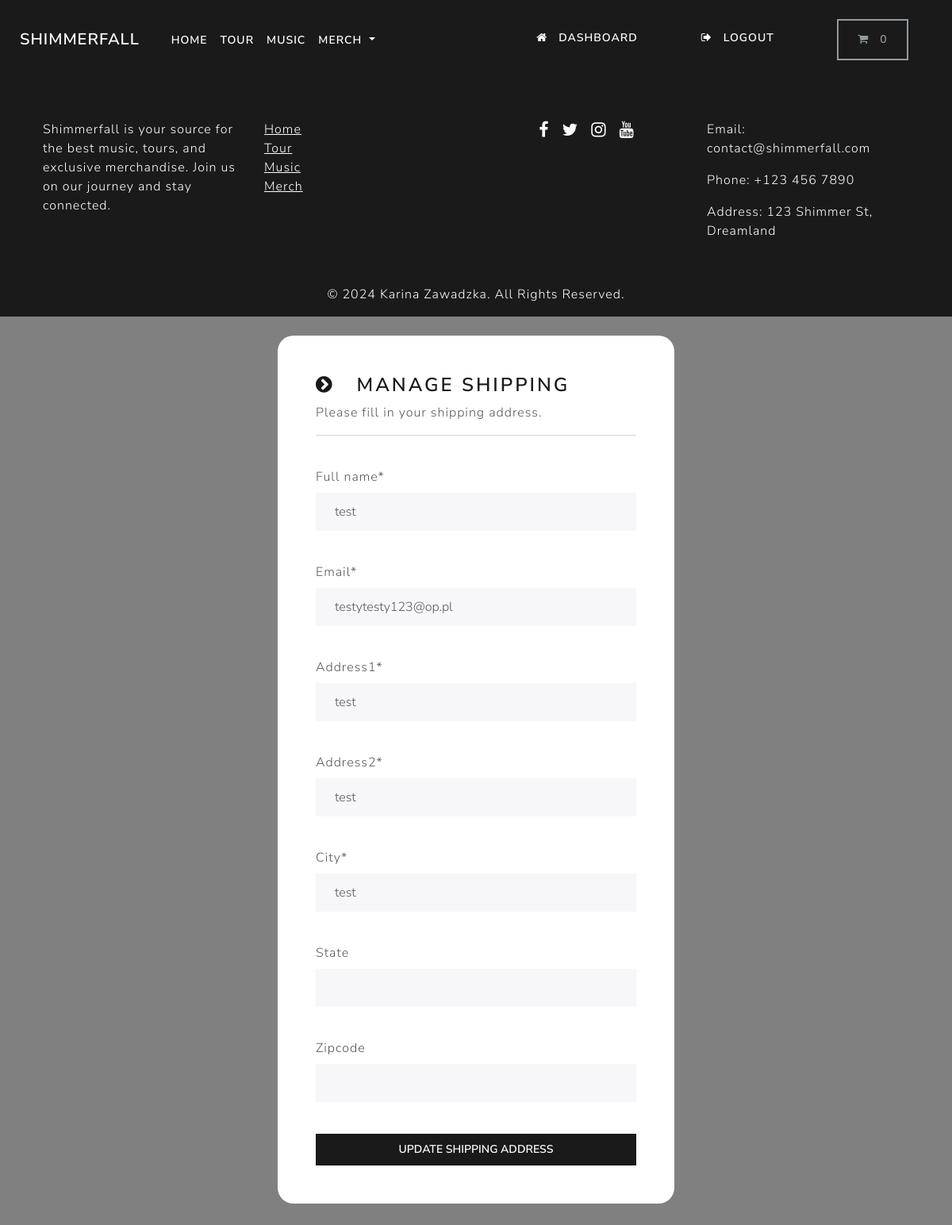
The page /account/manage-shipping (signed in) on the database its author committed.
### payment/models.py (models this page shows, shortened)
class ShippingAddress(models.Model):
    full_name = models.CharField(max_length=300)
    email = models.EmailField(max_length=255)
    address1 = models.CharField(max_length=300)
    address2 = models.CharField(max_length=300)
    city = models.CharField(max_length=255)
    state = models.CharField(max_length=255, null=True, blank=True)
    zipcode = models.CharField(max_length=255, null=True, blank=True)
    user = models.ForeignKey(User, on_delete=models.CASCADE, null=True, blank=True)
    class Meta:
        verbose_name_plural = 'Shipping Address'

### account/views.py (the view, shortened to what this page needs)
# urls.py: path('manage-shipping', views.manage_shipping, name='manage-shipping'),
@login_required(login_url='my-login')
def manage_shipping(request):
    try:
        shipping = ShippingAddress.objects.get(user=request.user.id)
    except ShippingAddress.DoesNotExist:
        shipping = None
    form = ShippingForm(instance=shipping)
    context = {'form':form}
    return render(request, 'account/manage-shipping.html', context=context)

### payment/forms.py
class ShippingForm(forms.ModelForm):
    class Meta:
        model = ShippingAddress
        fields = ['full_name', 'email', 'address1', 'address2', 'city', 'state', 'zipcode']
        exclude = ['user',]

### cart/cart.py (called while the page is built)
    def __len__(self):
        return sum(item['qty'] for item in self.cart.values())

### cart/context_processors.py (called while the page is built)
def cart(request):
    return {'cart': Cart(request)}

### store/models.py (called while the page is built)
    def get_absolute_url(self):
        return reverse('list-category', args=[self.slug])

### store/views.py (called while the page is built)
def categories(request):
    all_categories = Cathegory.objects.all()
    return {'all_categories': all_categories}

### account/templates/account/manage-shipping.html (shortened to what this page needs)
{% include "store/base.html" %}
{% load static %}
{% load crispy_forms_tags %}
{% block content %}
    <body>
        <br>
        <div class="container bg-white shadow-md p-5 form-layout">
            <h3> <i class="fa fa-chevron-circle-right" aria-hidden="true"></i> &nbsp; Manage shipping </h3>
            <p> Please fill in your shipping address. </p>
            <hr>
            <br>
            <form method="POST" autocomplete="off">
                {{form.full_name|as_crispy_field}}
                <br>
                {{form.email|as_crispy_field}}
                <br>
                {{form.address1|as_crispy_field}}
                <br>
                {{form.address2|as_crispy_field}}
                <br>
                {{form.city|as_crispy_field}}
                <br>
                {{form.state|as_crispy_field}}
                <br>
                {{form.zipcode|as_crispy_field}}
                <br>
                <button type="submit" class="btn btn-primary navbar-btn text-white w-100 p-2"> Update shipping address </button>
            </form>
        </div>
    </body>
{% endblock %}

### static/css/styles.css (style rules this page uses)
.form-layout { border-radius: 20px; width: 500px; }

### account/templates/account/manage-shipping.html (style rules this page uses)
body { background-color: gray; }

### rows shown on the page
ShippingAddress: full_name "test", email "testytesty123@op.pl", address1 "test", address2 "test", city "test"
